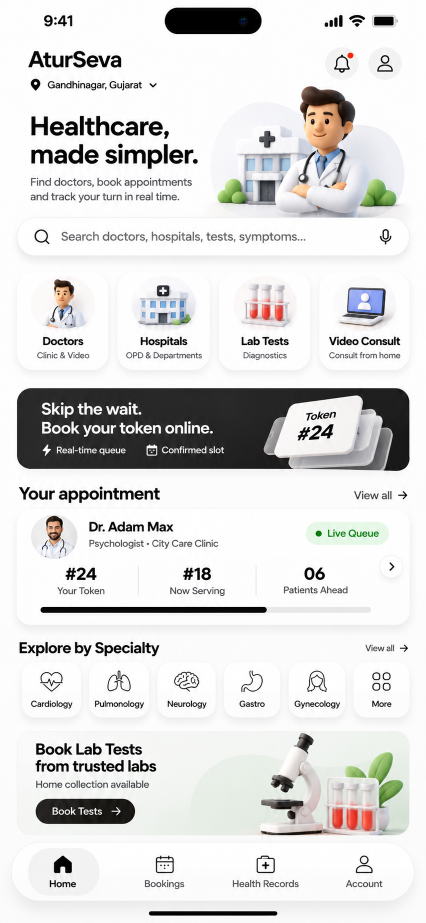
#> input picture design/figma-v4/assets-src/original-mockup.png, 852 x 1846 px (shown at 1/2 size)
$ python extract-icons.py
#> lines starting #> are read from the running program, lines starting #| are printed output that depends on the picture
#!/usr/bin/env python3
"""
V4-P1b asset extraction — the small vector ICONS + avatar + microscope,
exact crops from the owner's original Figma mockup (852x1846 = 2x of the
426x923 design frame).

Node coordinates (absoluteBoundingBox, frame origin x1322 y0) map to PNG
pixels as (node - origin) * 2. Icons are ink line art on the flat page
white -> flood-keyed to transparency (same machinery as extract.py).
The avatar is a photo (kept opaque). The microscope sits on the mint
GRADIENT -> background-diffed with the reconstructed linear gradient.
"""
from PIL import Image, ImageFilter
import os

SRC = Image.open("original-mockup.png").convert("RGBA")
W, H = SRC.size  # 852 x 1846
#> W = 852; H = 1846
FX, FY = 1322, 0  # frame origin in node coords

def node_rect(x, y, w, h):
    """Node absoluteBoundingBox -> PNG pixel rect (x0,y0,x1,y1)."""
    return (round((x - FX) * 2), round((y - FY) * 2),
            round((x - FX + w) * 2), round((y - FY + h) * 2))

def value_key(img, bg, lo=12, hi=55):
    """Global key against a KNOWN background color (distance ramp).

    Icon strokes can touch the crop borders, which defeats the corner-
    reference flood — but every icon's surface color is known from the
    zone it lives in (page white, banner #252525, pill #1F2020), so key
    by pixel distance to that color instead. Enclosed background pockets
    (e.g. inside the magnifier ring) key too — they render identically
    on the same-colored surface.
    """
#> called with bg = (253, 253, 253), lo = 12, hi = 55
    px = img.load()
    w, h = img.size
#> w = 24; h = 26
    for y in range(h):
        for x in range(w):
            r, g, b, a = px[x, y]
            d = max(abs(r - bg[0]), abs(g - bg[1]), abs(b - bg[2]))
            if d <= lo:
                px[x, y] = (r, g, b, 0)
            elif d < hi:
                px[x, y] = (r, g, b, round((d - lo) * 255 / (hi - lo)))
    return img

def soften_edges(img):
    a = img.getchannel("A").filter(ImageFilter.GaussianBlur(0.6))
    img.putalpha(a)
    return img

PAGE = (253, 253, 253)   # #FDFDFD page / white cards / white nav bar
BANNER = (37, 37, 37)    # #252525 token banner
PILL = (31, 32, 32)      # #1F2020 Book Tests pill

def crop(name, rect, out_dir="../icons", bg=PAGE, pad=0):
    box = (rect[0] - pad, rect[1] - pad, rect[2] + pad, rect[3] + pad)
    img = SRC.crop(box)
    if bg is not None:
        img = soften_edges(value_key(img, bg))
    img.save(f"{out_dir}/{name}-2x.png")
    x3 = (round(img.size[0] * 1.5), round(img.size[1] * 1.5))
#> x3 = (36, 39)
    img.resize(x3, Image.LANCZOS).save(f"{out_dir}/{name}-3x.png")
    print(f"{name}: {box} -> {img.size}@2x bg={bg}")
#| icon-pin: (48, 124, 72, 150) -> (24, 26)@2x bg=(253, 253, 253)

os.makedirs("../icons", exist_ok=True)

# ---- Header + search + section icons (ink on page white) ----
crop("icon-pin",          node_rect(1346, 62, 12, 13))
crop("icon-chevron-down", node_rect(1434, 66, 7, 7))
#| icon-chevron-down: (224, 132, 238, 146) -> (14, 14)@2x bg=(253, 253, 253)
crop("icon-bell",         node_rect(1700, 58, 18, 20))
#| icon-bell: (756, 116, 792, 156) -> (36, 40)@2x bg=(253, 253, 253)
crop("icon-search",       node_rect(1356, 229, 16, 16))
#| icon-search: (68, 458, 100, 490) -> (32, 32)@2x bg=(253, 253, 253)
crop("icon-mic",          node_rect(1701, 229, 13, 16))
#| icon-mic: (758, 458, 784, 490) -> (26, 32)@2x bg=(253, 253, 253)
crop("icon-view-chevron", node_rect(1719, 489, 11, 11))
#| icon-view-chevron: (794, 978, 816, 1000) -> (22, 22)@2x bg=(253, 253, 253)
crop("icon-appt-chevron", node_rect(1709, 562, 9, 10))
#| icon-appt-chevron: (774, 1124, 792, 1144) -> (18, 20)@2x bg=(253, 253, 253)

# ---- Banner chips (white on #252525) + CTA arrow (white on #1F2020) ----
crop("icon-lightning",    node_rect(1364, 444, 9, 12), bg=BANNER)
#> in crop (call 8), `img.resize(x3, Image.LANCZOS).save(f"{out_dir}/{name}-3x.png")`:
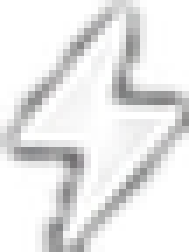
#> saved as icon-lightning-3x.png: PIL image 27x36 RGBA (shown 7 times larger); mean R, G, B, A 107.2, 107.2, 107.3, 107.6; transparent parts drawn white
#| icon-lightning: (84, 888, 102, 912) -> (18, 24)@2x bg=(37, 37, 37)
crop("icon-calendar",     node_rect(1469, 444, 10, 11), bg=BANNER)
#> in crop (call 9), `img.resize(x3, Image.LANCZOS).save(f"{out_dir}/{name}-3x.png")`:
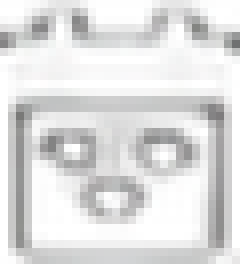
#> saved as icon-calendar-3x.png: PIL image 30x33 RGBA (shown 8 times larger); mean R, G, B, A 135.7, 136.1, 135.9, 139.2; transparent parts drawn white
#| icon-calendar: (294, 888, 314, 910) -> (20, 22)@2x bg=(37, 37, 37)
crop("icon-arrow",        node_rect(1433, 806, 10, 10), bg=PILL)
#> in crop (call 10), `img.resize(x3, Image.LANCZOS).save(f"{out_dir}/{name}-3x.png")`:
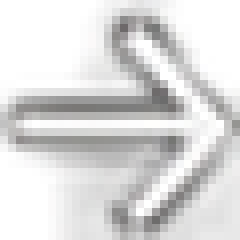
#> saved as icon-arrow-3x.png: PIL image 30x30 RGBA (shown 8 times larger); mean R, G, B, A 64.5, 62.8, 62.3, 82.1; transparent parts drawn white
#| icon-arrow: (222, 1612, 242, 1632) -> (20, 20)@2x bg=(31, 32, 32)

# ---- Specialty line icons (ink on white card) ----
crop("spec-cardiology", node_rect(1362, 672, 23, 21))
#> in crop (call 11), `img.resize(x3, Image.LANCZOS).save(f"{out_dir}/{name}-3x.png")`:
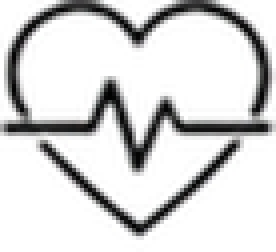
#> saved as spec-cardiology-3x.png: PIL image 69x63 RGBA (shown 4 times larger); mean R, G, B, A 94.3, 94.4, 94.4, 68.4; transparent parts drawn white
#| spec-cardiology: (80, 1344, 126, 1386) -> (46, 42)@2x bg=(253, 253, 253)
crop("spec-pulmonology", node_rect(1430, 671, 23, 22))
#> in soften_edges (call 12), `a = img.getchannel("A").filter(ImageFilter.GaussianBlur(0.6))`:
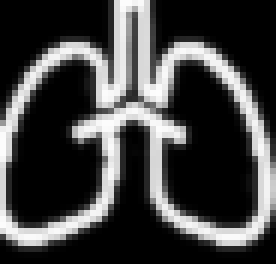
#> a: PIL image 46x44 L (shown 6 times larger); min 0, max 253, mean 65.7
#> in crop (call 12), `img.resize(x3, Image.LANCZOS).save(f"{out_dir}/{name}-3x.png")`:
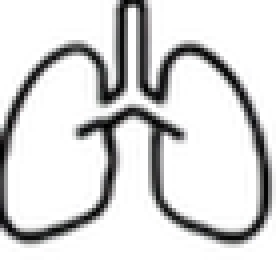
#> saved as spec-pulmonology-3x.png: PIL image 69x66 RGBA (shown 4 times larger); mean R, G, B, A 95, 95, 95.2, 65.7; transparent parts drawn white
#| spec-pulmonology: (216, 1342, 262, 1386) -> (46, 44)@2x bg=(253, 253, 253)
crop("spec-neurology", node_rect(1497, 672, 25, 20))
#> in crop (call 13), `img = SRC.crop(box)`:
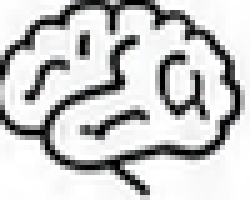
#> img: PIL image 50x40 RGBA (shown 5 times larger); mean R, G, B, A 200.3, 200.4, 200.6, 255
#| spec-neurology: (350, 1344, 400, 1384) -> (50, 40)@2x bg=(253, 253, 253)
crop("spec-gastro", node_rect(1563, 670, 25, 24))
#| spec-gastro: (482, 1340, 532, 1388) -> (50, 48)@2x bg=(253, 253, 253)
crop("spec-gynecology", node_rect(1629, 671, 22, 23))
#| spec-gynecology: (614, 1342, 658, 1388) -> (44, 46)@2x bg=(253, 253, 253)
crop("spec-more", node_rect(1694, 672, 19, 20))
#| spec-more: (744, 1344, 782, 1384) -> (38, 40)@2x bg=(253, 253, 253)

# ---- Bottom nav icons (ink on white bar; home = active state art) ----
crop("nav-home",     node_rect(1376, 857, 18, 18))
#| nav-home: (108, 1714, 144, 1750) -> (36, 36)@2x bg=(253, 253, 253)
crop("nav-bookings", node_rect(1478, 857, 18, 18))
#| nav-bookings: (312, 1714, 348, 1750) -> (36, 36)@2x bg=(253, 253, 253)
crop("nav-records",  node_rect(1579, 857, 18, 18))
#| nav-records: (514, 1714, 550, 1750) -> (36, 36)@2x bg=(253, 253, 253)
crop("nav-account",  node_rect(1678, 857, 18, 18))
#| nav-account: (712, 1714, 748, 1750) -> (36, 36)@2x bg=(253, 253, 253)

# ---- Dr. Adam Max portrait (photo; opaque) ----
crop("avatar-doctor", node_rect(1353, 515, 46, 44), bg=None)
#| avatar-doctor: (62, 1030, 154, 1118) -> (92, 88)@2x bg=None

# ---- Microscope art — gradient-diff key ----
# Card node 3:134: x1339 y731 w392 h104, gradient #F8F9F8 -> #DCE5DC
# horizontal (handle (0,.5)->(1,.5)). Art node 3:135: x1511 y732 w219 h103.
CARD = node_rect(1339, 731, 392, 104)  # (34, 1462, 818, 1670)
ART = node_rect(1511, 732, 219, 103)   # (378, 1464, 816, 1670)
C0 = (0xF8, 0xF9, 0xF8)
C1 = (0xDC, 0xE5, 0xDC)
img = SRC.crop(ART).convert("RGBA")
px = img.load()
w, h = img.size
#> w = 438; h = 206
for x in range(w):
    t = (ART[0] + x - CARD[0]) / (CARD[2] - CARD[0])
    t = max(0.0, min(1.0, t))
    br = C0[0] + (C1[0] - C0[0]) * t
    bg = C0[1] + (C1[1] - C0[1]) * t
    bb = C0[2] + (C1[2] - C0[2]) * t
    for y in range(h):
        r, g, b, a = px[x, y]
        d = max(abs(r - br), abs(g - bg), abs(b - bb))
        # distance -> alpha: 0..10 fully bg, 60+ fully art
        alpha = 0 if d <= 10 else (255 if d >= 60 else round((d - 10) * 255 / 50))
        px[x, y] = (r, g, b, alpha)
img = soften_edges(img)
img.save("../icons/lab-microscope-2x.png")
img.resize((round(w * 1.5), round(h * 1.5)), Image.LANCZOS).save("../icons/lab-microscope-3x.png")
print(f"lab-microscope: gradient-diff keyed {img.size}@2x")
#| lab-microscope: gradient-diff keyed (438, 206)@2x

print("done")

$ run again, with design/figma-v4/assets-src/contact-sheet.png copied over design/figma-v4/assets-src/original-mockup.png
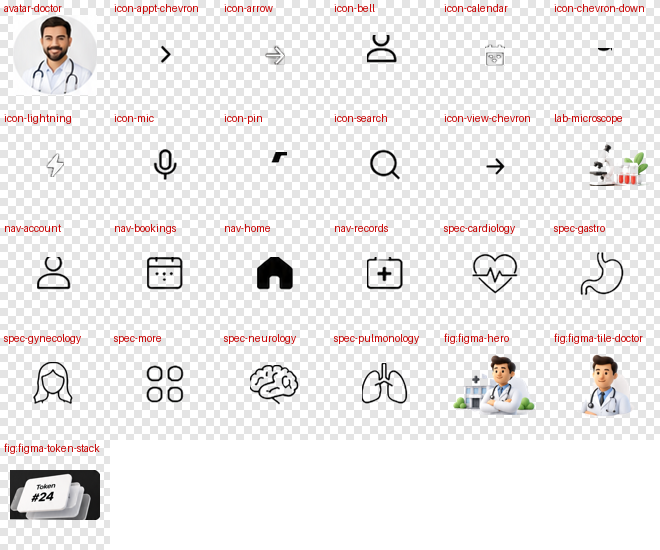
#> input picture design/figma-v4/assets-src/contact-sheet.png, 660 x 550 px
#| icon-pin: (48, 124, 72, 150) -> (24, 26)@2x bg=(253, 253, 253)
#| icon-chevron-down: (224, 132, 238, 146) -> (14, 14)@2x bg=(253, 253, 253)
#> a: PIL image 36x40 L; every value is 0
#| icon-bell: (756, 116, 792, 156) -> (36, 40)@2x bg=(253, 253, 253)
#> in soften_edges (call 4), `a = img.getchannel("A").filter(ImageFilter.GaussianBlur(0.6))`:
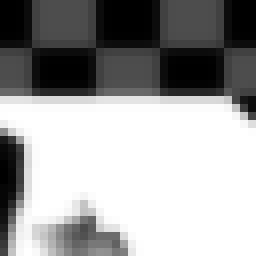
#> a: PIL image 32x32 L (shown 8 times larger); min 0, max 255, mean 158.3
#> in crop (call 4), `img.resize(x3, Image.LANCZOS).save(f"{out_dir}/{name}-3x.png")`:
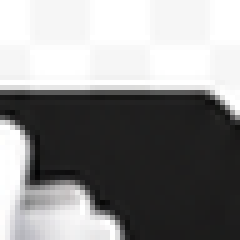
#> saved as icon-search-3x.png: PIL image 48x48 RGBA (shown 5 times larger); mean R, G, B, A 119, 118.8, 118.9, 158.3; transparent parts drawn white
#| icon-search: (68, 458, 100, 490) -> (32, 32)@2x bg=(253, 253, 253)
#> a: PIL image 26x32 L; every value is 0
#| icon-mic: (758, 458, 784, 490) -> (26, 32)@2x bg=(253, 253, 253)
#> a: PIL image 22x22 L; every value is 0
#| icon-view-chevron: (794, 978, 816, 1000) -> (22, 22)@2x bg=(253, 253, 253)
#> a: PIL image 18x20 L; every value is 0
#| icon-appt-chevron: (774, 1124, 792, 1144) -> (18, 20)@2x bg=(253, 253, 253)
#> a: PIL image 18x24 L; every value is 148
#| icon-lightning: (84, 888, 102, 912) -> (18, 24)@2x bg=(37, 37, 37)
#> a: PIL image 20x22 L; every value is 148
#| icon-calendar: (294, 888, 314, 910) -> (20, 22)@2x bg=(37, 37, 37)
#> a: PIL image 20x20 L; every value is 119
#| icon-arrow: (222, 1612, 242, 1632) -> (20, 20)@2x bg=(31, 32, 32)
#> a: PIL image 46x42 L; every value is 0
#| spec-cardiology: (80, 1344, 126, 1386) -> (46, 42)@2x bg=(253, 253, 253)
#> a: PIL image 46x44 L; every value is 0
#| spec-pulmonology: (216, 1342, 262, 1386) -> (46, 44)@2x bg=(253, 253, 253)
#> a: PIL image 50x40 L; every value is 0
#| spec-neurology: (350, 1344, 400, 1384) -> (50, 40)@2x bg=(253, 253, 253)
#> a: PIL image 50x48 L; every value is 0
#| spec-gastro: (482, 1340, 532, 1388) -> (50, 48)@2x bg=(253, 253, 253)
#| spec-gynecology: (614, 1342, 658, 1388) -> (44, 46)@2x bg=(253, 253, 253)
#| spec-more: (744, 1344, 782, 1384) -> (38, 40)@2x bg=(253, 253, 253)
#| nav-home: (108, 1714, 144, 1750) -> (36, 36)@2x bg=(253, 253, 253)
#| nav-bookings: (312, 1714, 348, 1750) -> (36, 36)@2x bg=(253, 253, 253)
#| nav-records: (514, 1714, 550, 1750) -> (36, 36)@2x bg=(253, 253, 253)
#| nav-account: (712, 1714, 748, 1750) -> (36, 36)@2x bg=(253, 253, 253)
#| avatar-doctor: (62, 1030, 154, 1118) -> (92, 88)@2x bg=None
#| lab-microscope: gradient-diff keyed (438, 206)@2x
